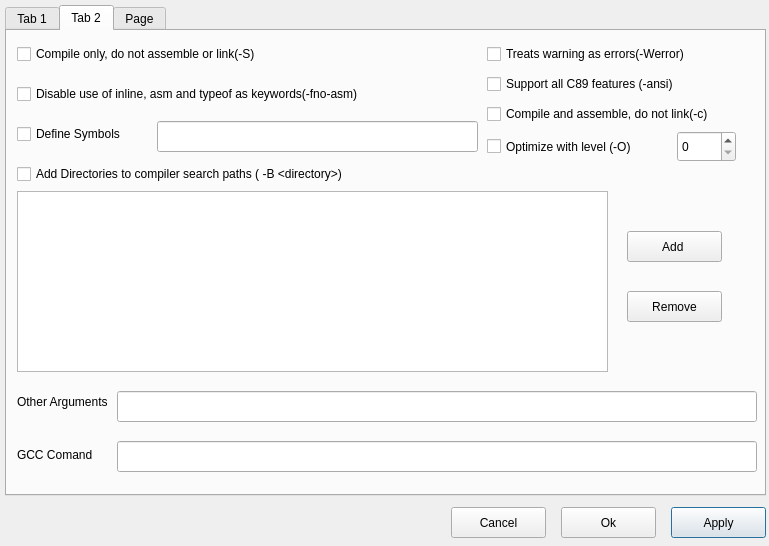
<?xml version="1.0" encoding="UTF-8"?>
<ui version="4.0">
 <class>Dialog</class>
 <widget class="QDialog" name="Dialog">
  <property name="geometry">
   <rect>
    <x>0</x>
    <y>0</y>
    <width>769</width>
    <height>546</height>
   </rect>
  </property>
  <property name="windowTitle">
   <string>Dialog</string>
  </property>
  <widget class="QPushButton" name="cmdApply">
   <property name="geometry">
    <rect>
     <x>671</x>
     <y>507</y>
     <width>95</width>
     <height>31</height>
    </rect>
   </property>
   <property name="text">
    <string>Apply</string>
   </property>
  </widget>
  <widget class="QPushButton" name="cmdOk">
   <property name="geometry">
    <rect>
     <x>561</x>
     <y>507</y>
     <width>95</width>
     <height>31</height>
    </rect>
   </property>
   <property name="text">
    <string>Ok</string>
   </property>
  </widget>
  <widget class="QTabWidget" name="tabWidget">
   <property name="geometry">
    <rect>
     <x>5</x>
     <y>5</y>
     <width>761</width>
     <height>491</height>
    </rect>
   </property>
   <property name="currentIndex">
    <number>1</number>
   </property>
   <widget class="QWidget" name="tabGeneral">
    <attribute name="title">
     <string>Tab 1</string>
    </attribute>
    <widget class="QPushButton" name="cmdRemoveAll">
     <property name="geometry">
      <rect>
       <x>650</x>
       <y>330</y>
       <width>95</width>
       <height>31</height>
      </rect>
     </property>
     <property name="text">
      <string>Remove All</string>
     </property>
    </widget>
    <widget class="QPushButton" name="cmdRemoveFile">
     <property name="geometry">
      <rect>
       <x>650</x>
       <y>230</y>
       <width>95</width>
       <height>31</height>
      </rect>
     </property>
     <property name="text">
      <string>Remove File</string>
     </property>
    </widget>
    <widget class="QLabel" name="lblFiles">
     <property name="geometry">
      <rect>
       <x>20</x>
       <y>150</y>
       <width>67</width>
       <height>21</height>
      </rect>
     </property>
     <property name="text">
      <string>Files</string>
     </property>
    </widget>
    <widget class="QLabel" name="lblName">
     <property name="geometry">
      <rect>
       <x>20</x>
       <y>30</y>
       <width>67</width>
       <height>21</height>
      </rect>
     </property>
     <property name="text">
      <string>Name</string>
     </property>
    </widget>
    <widget class="QLabel" name="lblType_1">
     <property name="geometry">
      <rect>
       <x>20</x>
       <y>80</y>
       <width>67</width>
       <height>21</height>
      </rect>
     </property>
     <property name="text">
      <string>Type</string>
     </property>
    </widget>
    <widget class="QLineEdit" name="lineEditName">
     <property name="geometry">
      <rect>
       <x>100</x>
       <y>26</y>
       <width>571</width>
       <height>31</height>
      </rect>
     </property>
    </widget>
    <widget class="QLabel" name="lblType">
     <property name="geometry">
      <rect>
       <x>100</x>
       <y>80</y>
       <width>381</width>
       <height>21</height>
      </rect>
     </property>
     <property name="text">
      <string>TextLabel</string>
     </property>
    </widget>
    <widget class="QPushButton" name="cmdAddFile">
     <property name="geometry">
      <rect>
       <x>650</x>
       <y>180</y>
       <width>95</width>
       <height>31</height>
      </rect>
     </property>
     <property name="text">
      <string>Add File</string>
     </property>
    </widget>
    <widget class="QListView" name="listViewFiles">
     <property name="geometry">
      <rect>
       <x>100</x>
       <y>130</y>
       <width>541</width>
       <height>301</height>
      </rect>
     </property>
    </widget>
    <widget class="QPushButton" name="cmdRenameFile">
     <property name="geometry">
      <rect>
       <x>650</x>
       <y>280</y>
       <width>95</width>
       <height>31</height>
      </rect>
     </property>
     <property name="text">
      <string>Rename File</string>
     </property>
    </widget>
   </widget>
   <widget class="QWidget" name="tabCompile">
    <attribute name="title">
     <string>Tab 2</string>
    </attribute>
    <widget class="QLineEdit" name="lineEditCommand">
     <property name="geometry">
      <rect>
       <x>110</x>
       <y>410</y>
       <width>640</width>
       <height>31</height>
      </rect>
     </property>
    </widget>
    <widget class="QLabel" name="lblCommand">
     <property name="geometry">
      <rect>
       <x>10</x>
       <y>413</y>
       <width>91</width>
       <height>21</height>
      </rect>
     </property>
     <property name="text">
      <string>GCC Comand</string>
     </property>
    </widget>
    <widget class="QLineEdit" name="lineEditSymbols">
     <property name="geometry">
      <rect>
       <x>150</x>
       <y>90</y>
       <width>321</width>
       <height>31</height>
      </rect>
     </property>
    </widget>
    <widget class="QCheckBox" name="chkAnsi">
     <property name="geometry">
      <rect>
       <x>480</x>
       <y>40</y>
       <width>241</width>
       <height>26</height>
      </rect>
     </property>
     <property name="text">
      <string>Support all C89 features (-ansi)</string>
     </property>
    </widget>
    <widget class="QCheckBox" name="chkWerror">
     <property name="geometry">
      <rect>
       <x>480</x>
       <y>10</y>
       <width>261</width>
       <height>26</height>
      </rect>
     </property>
     <property name="text">
      <string>Treats warning as errors(-Werror)</string>
     </property>
    </widget>
    <widget class="QCheckBox" name="chkS">
     <property name="geometry">
      <rect>
       <x>10</x>
       <y>10</y>
       <width>301</width>
       <height>26</height>
      </rect>
     </property>
     <property name="text">
      <string>Compile only, do not assemble or link(-S)</string>
     </property>
    </widget>
    <widget class="QCheckBox" name="chkC">
     <property name="geometry">
      <rect>
       <x>480</x>
       <y>70</y>
       <width>271</width>
       <height>26</height>
      </rect>
     </property>
     <property name="text">
      <string>Compile and assemble, do not link(-c)</string>
     </property>
    </widget>
    <widget class="QCheckBox" name="chkfnoasm">
     <property name="geometry">
      <rect>
       <x>10</x>
       <y>50</y>
       <width>421</width>
       <height>26</height>
      </rect>
     </property>
     <property name="text">
      <string>Disable use of inline, asm and typeof as keywords(-fno-asm)</string>
     </property>
    </widget>
    <widget class="QCheckBox" name="chkDefineSymbols">
     <property name="geometry">
      <rect>
       <x>10</x>
       <y>90</y>
       <width>131</width>
       <height>26</height>
      </rect>
     </property>
     <property name="text">
      <string>Define Symbols</string>
     </property>
    </widget>
    <widget class="QCheckBox" name="chkO">
     <property name="geometry">
      <rect>
       <x>480</x>
       <y>100</y>
       <width>191</width>
       <height>31</height>
      </rect>
     </property>
     <property name="text">
      <string>Optimize with level (-O)</string>
     </property>
    </widget>
    <widget class="QSpinBox" name="spinBoxOptimize">
     <property name="geometry">
      <rect>
       <x>670</x>
       <y>100</y>
       <width>59</width>
       <height>31</height>
      </rect>
     </property>
    </widget>
    <widget class="QCheckBox" name="chkAddDirectories">
     <property name="geometry">
      <rect>
       <x>10</x>
       <y>130</y>
       <width>411</width>
       <height>26</height>
      </rect>
     </property>
     <property name="text">
      <string>Add Directories to compiler search paths ( -B &lt;directory&gt;)</string>
     </property>
    </widget>
    <widget class="QPushButton" name="pushButton_9">
     <property name="geometry">
      <rect>
       <x>620</x>
       <y>260</y>
       <width>95</width>
       <height>31</height>
      </rect>
     </property>
     <property name="text">
      <string>Remove</string>
     </property>
    </widget>
    <widget class="QPushButton" name="pushButton_8">
     <property name="geometry">
      <rect>
       <x>620</x>
       <y>200</y>
       <width>95</width>
       <height>31</height>
      </rect>
     </property>
     <property name="text">
      <string>Add </string>
     </property>
    </widget>
    <widget class="QListView" name="listViewDirs">
     <property name="geometry">
      <rect>
       <x>10</x>
       <y>160</y>
       <width>591</width>
       <height>181</height>
      </rect>
     </property>
    </widget>
    <widget class="QLineEdit" name="lineEditOtherArgs">
     <property name="geometry">
      <rect>
       <x>110</x>
       <y>360</y>
       <width>640</width>
       <height>31</height>
      </rect>
     </property>
    </widget>
    <widget class="QLabel" name="lblOtherArgs">
     <property name="geometry">
      <rect>
       <x>10</x>
       <y>350</y>
       <width>91</width>
       <height>41</height>
      </rect>
     </property>
     <property name="text">
      <string>Other Arguments</string>
     </property>
     <property name="wordWrap">
      <bool>true</bool>
     </property>
    </widget>
   </widget>
   <widget class="QWidget" name="tabExecution">
    <attribute name="title">
     <string>Page</string>
    </attribute>
    <widget class="QLabel" name="lblParam">
     <property name="geometry">
      <rect>
       <x>10</x>
       <y>70</y>
       <width>67</width>
       <height>21</height>
      </rect>
     </property>
     <property name="text">
      <string>Parameters</string>
     </property>
    </widget>
    <widget class="QLineEdit" name="lineEditParams">
     <property name="geometry">
      <rect>
       <x>140</x>
       <y>60</y>
       <width>601</width>
       <height>31</height>
      </rect>
     </property>
    </widget>
    <widget class="QCheckBox" name="chkRunOnExternalConsole">
     <property name="geometry">
      <rect>
       <x>10</x>
       <y>410</y>
       <width>191</width>
       <height>26</height>
      </rect>
     </property>
     <property name="text">
      <string>Run on external console</string>
     </property>
    </widget>
    <widget class="QLabel" name="lblCurrDir">
     <property name="geometry">
      <rect>
       <x>10</x>
       <y>370</y>
       <width>121</width>
       <height>21</height>
      </rect>
     </property>
     <property name="text">
      <string>Current Directory</string>
     </property>
    </widget>
    <widget class="QLineEdit" name="lineEditCurrDir">
     <property name="geometry">
      <rect>
       <x>140</x>
       <y>370</y>
       <width>601</width>
       <height>31</height>
      </rect>
     </property>
    </widget>
    <widget class="QLabel" name="lblOutputDir">
     <property name="geometry">
      <rect>
       <x>10</x>
       <y>20</y>
       <width>121</width>
       <height>21</height>
      </rect>
     </property>
     <property name="text">
      <string>Output Directory</string>
     </property>
    </widget>
    <widget class="QLineEdit" name="lineEditOutDir">
     <property name="geometry">
      <rect>
       <x>140</x>
       <y>14</y>
       <width>601</width>
       <height>31</height>
      </rect>
     </property>
    </widget>
    <widget class="QPushButton" name="cmdAdd">
     <property name="geometry">
      <rect>
       <x>620</x>
       <y>200</y>
       <width>95</width>
       <height>31</height>
      </rect>
     </property>
     <property name="text">
      <string>Add</string>
     </property>
    </widget>
    <widget class="QLabel" name="lblEnvVars">
     <property name="geometry">
      <rect>
       <x>10</x>
       <y>114</y>
       <width>181</width>
       <height>21</height>
      </rect>
     </property>
     <property name="text">
      <string>Environment Variables</string>
     </property>
    </widget>
    <widget class="QPushButton" name="cmdRemove">
     <property name="geometry">
      <rect>
       <x>620</x>
       <y>240</y>
       <width>95</width>
       <height>31</height>
      </rect>
     </property>
     <property name="text">
      <string>Remove</string>
     </property>
    </widget>
    <widget class="QTableWidget" name="tableEnvVar">
     <property name="geometry">
      <rect>
       <x>10</x>
       <y>140</y>
       <width>581</width>
       <height>211</height>
      </rect>
     </property>
    </widget>
   </widget>
  </widget>
  <widget class="QPushButton" name="cmdCancel">
   <property name="geometry">
    <rect>
     <x>451</x>
     <y>507</y>
     <width>95</width>
     <height>31</height>
    </rect>
   </property>
   <property name="text">
    <string>Cancel</string>
   </property>
  </widget>
 </widget>
 <resources/>
 <connections/>
</ui>
